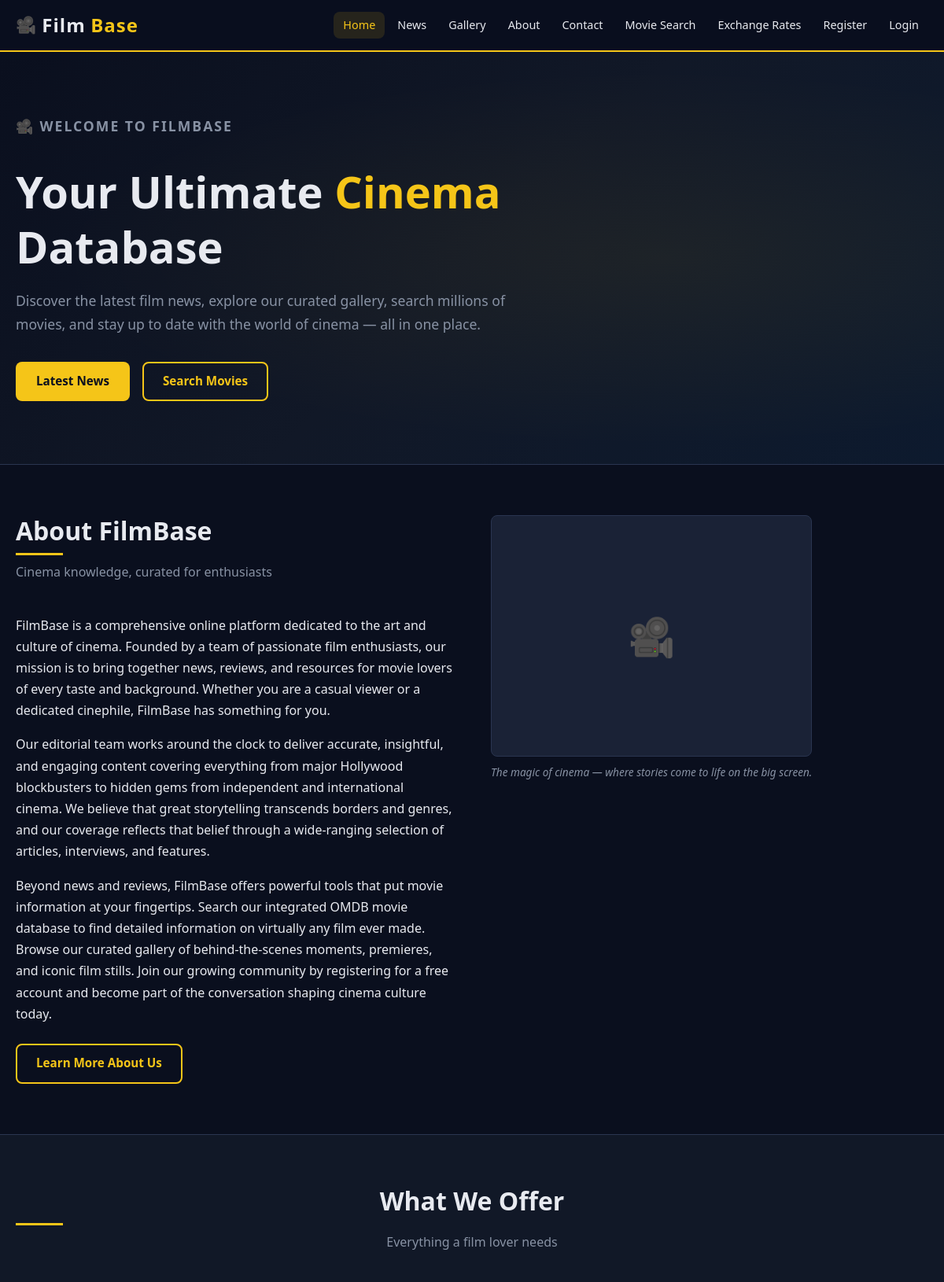
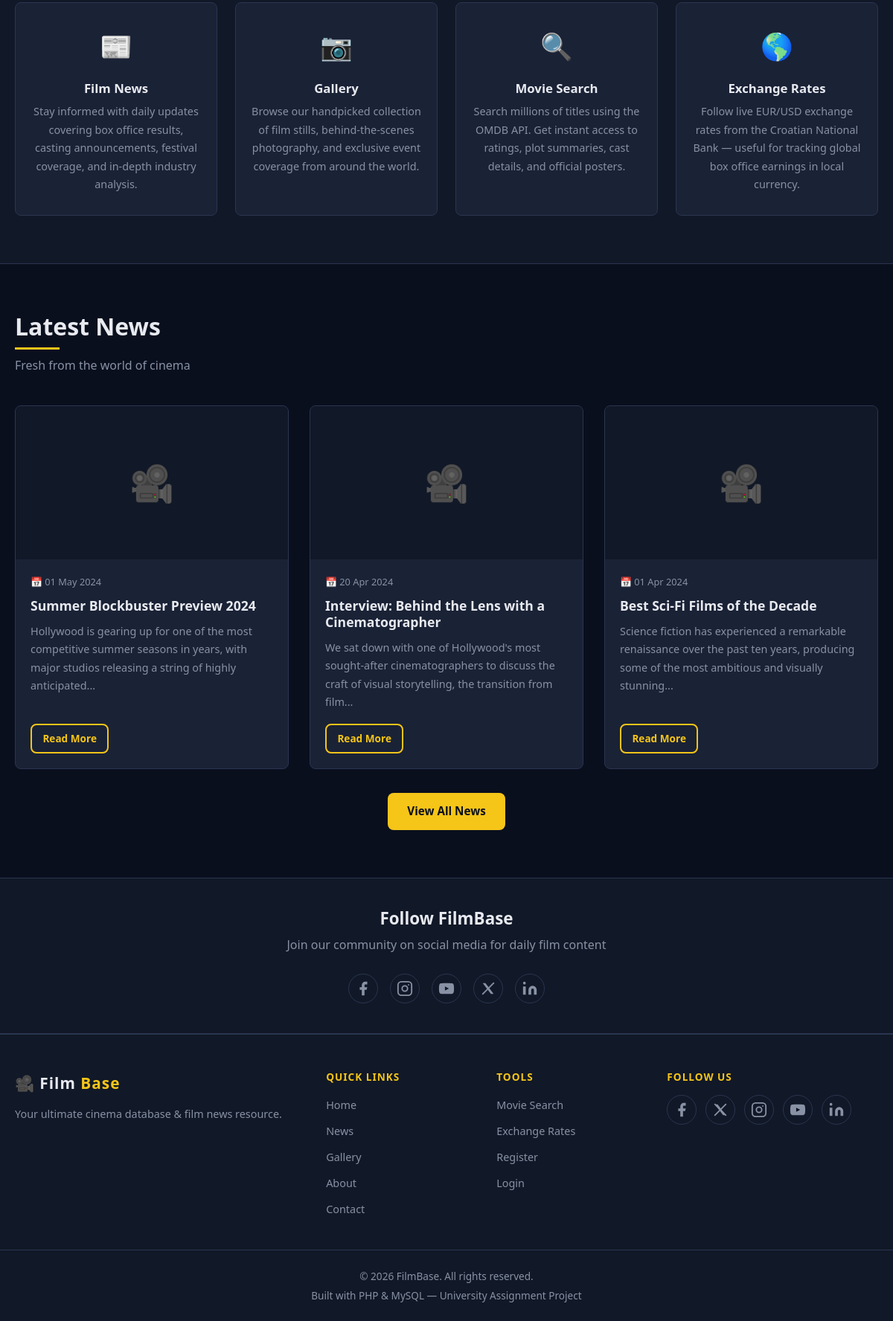
The page / on the database its author committed (2 pictures, top to bottom).
### tables this page shows
CREATE TABLE `news` (
  `id`         INT(11)      NOT NULL AUTO_INCREMENT,
  `user_id`    INT(11)      NOT NULL,
  `title`      VARCHAR(255) NOT NULL,
  `body`       TEXT         NOT NULL,
  `image`      VARCHAR(255) NOT NULL DEFAULT '',
  `created_at` DATETIME     NOT NULL DEFAULT CURRENT_TIMESTAMP,
  PRIMARY KEY (`id`),
  KEY `user_id` (`user_id`)
);

### includes/auth.php (called while the page is built, shortened)
<?php
function e(string $str): string {
    return htmlspecialchars($str, ENT_QUOTES, 'UTF-8');
}

### index.php (the view, shortened to what this page needs)
<?php
require_once __DIR__ . '/config/db.php';
require_once __DIR__ . '/includes/auth.php';
$news = [];
$result = $conn->query("SELECT id, title, body, image, created_at FROM news ORDER BY created_at DESC LIMIT 3");
if ($result) {
    while ($row = $result->fetch_assoc()) {
        $news[] = $row;
    }
}
require_once __DIR__ . '/includes/header.php';
?>
<section class="hero">
    <div class="container">
        <div class="hero-content">
            <p class="hero-eyebrow">&#127909; Welcome to FilmBase</p>
            <h1>Your Ultimate <span class="text-accent">Cinema</span> Database</h1>
            <p>Discover the latest film news, explore our curated gallery, search millions of movies, and stay up to date with the world of cinema — all in one place.</p>
            <div class="hero-actions">
                <a href="/filmbase/news.php"     class="btn btn-primary">Latest News</a>
                <a href="/filmbase/api-omdb.php" class="btn btn-outline">Search Movies</a>
            </div>
        </div>
    </div>
</section>
<section class="section">
    <div class="container">
        <div class="home-intro-grid">
            <div class="home-intro-text">
                <h2 class="section-title">About FilmBase</h2>
                <p class="section-subtitle">Cinema knowledge, curated for enthusiasts</p>
                <p>FilmBase is a comprehensive online platform dedicated to the art and culture of cinema. Founded by a team of passionate film enthusiasts, our mission is to bring together news, reviews, and resources for movie lovers of every taste and background. Whether you are a casual viewer or a dedicated cinephile, FilmBase has something for you.</p>
                <p>Our editorial team works around the clock to deliver accurate, insightful, and engaging content covering everything from major Hollywood blockbusters to hidden gems from independent and international cinema. We believe that great storytelling transcends borders and genres, and our coverage reflects that belief through a wide-ranging selection of articles, interviews, and features.</p>
                <p>Beyond news and reviews, FilmBase offers powerful tools that put movie information at your fingertips. Search our integrated OMDB movie database to find detailed information on virtually any film ever made. Browse our curated gallery of behind-the-scenes moments, premieres, and iconic film stills. Join our growing community by registering for a free account and become part of the conversation shaping cinema culture today.</p>
                <a href="/filmbase/about.php" class="btn btn-outline" style="margin-top:0.5rem">Learn More About Us</a>
            </div>
            <div class="home-intro-media">
                <figure>
                    <div class="card-img-placeholder" style="display:none; aspect-ratio:4/3; background:var(--bg-card); border:1px solid var(--border); border-radius:8px;">&#127909;</div>
                    <figcaption>The magic of cinema — where stories come to life on the big screen.</figcaption>
                </figure>
            </div>
        </div>
    </div>
</section>
<section class="section" style="background:var(--bg-secondary); border-top:1px solid var(--border); border-bottom:1px solid var(--border);">
    <div class="container">
        <h2 class="section-title text-center" style="display:block;">What We Offer</h2>
        <p class="section-subtitle text-center">Everything a film lover needs</p>
        <div class="features-grid">
            <div class="feature-card">
                <div class="feature-icon">&#128240;</div>
                <h3>Film News</h3>
                <p>Stay informed with daily updates covering box office results, casting announcements, festival coverage, and in-depth industry analysis.</p>
            </div>
            <div class="feature-card">
                <div class="feature-icon">&#128247;</div>
                <h3>Gallery</h3>
                <p>Browse our handpicked collection of film stills, behind-the-scenes photography, and exclusive event coverage from around the world.</p>
            </div>
            <div class="feature-card">
                <div class="feature-icon">&#128269;</div>
                <h3>Movie Search</h3>
                <p>Search millions of titles using the OMDB API. Get instant access to ratings, plot summaries, cast details, and official posters.</p>
            </div>
            <div class="feature-card">
                <div class="feature-icon">&#127758;</div>
                <h3>Exchange Rates</h3>
                <p>Follow live EUR/USD exchange rates from the Croatian National Bank — useful for tracking global box office earnings in local currency.</p>
            </div>
        </div>
    </div>
</section>
<section class="section">
    <div class="container">
        <h2 class="section-title">Latest News</h2>
        <p class="section-subtitle">Fresh from the world of cinema</p>
        <?php if (empty($news)): ?>
            <div class="alert alert-info">No news articles yet. Check back soon!</div>
        <?php else: ?>
            <div class="card-grid">
                <?php foreach ($news as $article): ?>
                    <article class="card">
                        <div class="card-img-wrap">
                            <?php if (!empty($article['image'])): ?>
                                <div class="card-img-placeholder" style="display:none;">&#127909;</div>
                            <?php else: ?>
                                <div class="card-img-placeholder">&#127909;</div>
                            <?php endif; ?>
                        </div>
                        <div class="card-body">
                            <p class="card-meta">
                                &#128197; <?php echo e(date('d M Y', strtotime($article['created_at']))); ?>
                            </p>
                            <h3 class="card-title">
                                <a href="/filmbase/news-single.php?id=<?php echo (int)$article['id']; ?>">
                                    <?php echo e($article['title']); ?>
                                </a>
                            </h3>
                            <p class="card-excerpt">
                                <?php echo e(mb_substr(strip_tags($article['body']), 0, 140)) . '...'; ?>
                            </p>
                            <div class="card-footer">
                                <a href="/filmbase/news-single.php?id=<?php echo (int)$article['id']; ?>" class="btn btn-outline btn-sm">Read More</a>
                            </div>
                        </div>
                    </article>
                <?php endforeach; ?>
            </div>
            <div class="text-center" style="margin-top:2rem;">
                <a href="/filmbase/news.php" class="btn btn-primary">View All News</a>
            </div>
        <?php endif; ?>
    </div>
</section>
<section class="section" style="background:var(--bg-secondary); border-top:1px solid var(--border); padding:2.5rem 0;">
    <div class="container text-center">
        <h2 style="font-size:1.4rem; margin-bottom:0.5rem;">Follow FilmBase</h2>
        <p style="color:var(--text-muted); margin-bottom:1.5rem;">Join our community on social media for daily film content</p>
        <div class="social-icons" style="justify-content:center; gap:1rem;">
            <a href="#" class="social-icon" aria-label="Facebook"  target="_blank" rel="noopener">
                <svg xmlns="http://www.w3.org/2000/svg" width="22" height="22" viewBox="0 0 24 24" fill="currentColor"><path d="M18 2h-3a5 5 0 0 0-5 5v3H7v4h3v8h4v-8h3l1-4h-4V7a1 1 0 0 1 1-1h3z"/></svg>
            </a>
            <a href="#" class="social-icon" aria-label="Instagram" target="_blank" rel="noopener">
            </a>
            <a href="#" class="social-icon" aria-label="YouTube"   target="_blank" rel="noopener">
            </a>
            <a href="#" class="social-icon" aria-label="Twitter/X" target="_blank" rel="noopener">
                <svg xmlns="http://www.w3.org/2000/svg" width="22" height="22" viewBox="0 0 24 24" fill="currentColor"><path d="M4 4h4l12 16h-4z"/><path d="M4 20 20 4" stroke="currentColor" stroke-width="2" stroke-linecap="round" fill="none"/></svg>
            </a>
            <a href="#" class="social-icon" aria-label="LinkedIn"  target="_blank" rel="noopener">
                <svg xmlns="http://www.w3.org/2000/svg" width="22" height="22" viewBox="0 0 24 24" fill="currentColor"><path d="M16 8a6 6 0 0 1 6 6v7h-4v-7a2 2 0 0 0-2-2 2 2 0 0 0-2 2v7h-4v-7a6 6 0 0 1 6-6z"/><rect x="2" y="9" width="4" height="12"/><circle cx="4" cy="4" r="2"/></svg>
            </a>
        </div>
    </div>
</section>
<?php require_once __DIR__ . '/includes/footer.php'; ?>

### assets/css/style.css (style rules this page uses)
*, *::before, *::after { box-sizing: border-box; margin: 0; padding: 0; }
:root { --bg-primary: #0a0f1e; --bg-secondary: #111827; --bg-card: #1a2236; --bg-input: #0d1426; --accent: #f5c518; --accent-dark: #c9a200; --text-primary: #e8eaf0; --text-muted: #8892a4; --text-dark: #0a0f1e; --border: #2a3550; --danger: #e74c3c; --success: #2ecc71; --radius: 8px; --shadow: 0 4px 20px rgba(0,0,0,0.5); --transition: 0.25s ease; --max-width: 1200px; }
html { scroll-behavior: smooth; }
body { font-family: 'Segoe UI', system-ui, -apple-system, sans-serif; background-color: var(--bg-primary); color: var(--text-primary); line-height: 1.7; font-size: 16px; min-height: 100vh; display: flex; flex-direction: column; }
a { color: var(--accent); text-decoration: none; transition: color var(--transition); }
h1, h2, h3, h4, h5 { line-height: 1.25; color: var(--text-primary); font-weight: 700; }
p { margin-bottom: 1rem; color: var(--text-primary); }
.container { max-width: var(--max-width); margin: 0 auto; padding: 0 1.25rem; }
.section { padding: 4rem 0; }
.text-accent { color: var(--accent); }
.text-center { text-align: center; }
.btn { display: inline-block; padding: 0.65rem 1.5rem; border-radius: var(--radius); font-size: 0.95rem; font-weight: 600; cursor: pointer; border: 2px solid transparent; transition: background var(--transition), color var(--transition), border-color var(--transition); text-align: center; }
.btn-primary { background: var(--accent); color: var(--text-dark); }
.btn-outline { background: transparent; border-color: var(--accent); color: var(--accent); }
.btn-sm { padding: 0.4rem 0.9rem; font-size: 0.85rem; }
.section-title { font-size: 2rem; margin-bottom: 0.5rem; position: relative; display: inline-block; }
.section-title::after { content: ''; display: block; width: 60px; height: 3px; background: var(--accent); margin-top: 0.5rem; }
.section-subtitle { color: var(--text-muted); margin-bottom: 2.5rem; }
.social-icons { display: flex; gap: 0.75rem; flex-wrap: wrap; }
.social-icon { color: var(--text-muted); width: 40px; height: 40px; border: 1px solid var(--border); border-radius: 50%; display: flex; align-items: center; justify-content: center; transition: border-color var(--transition), color var(--transition), background var(--transition); }
.hero { background: linear-gradient(135deg, #0a0f1e 0%, #111827 50%, #0d1a2e 100%); border-bottom: 1px solid var(--border); padding: 5rem 0; position: relative; overflow: hidden; }
.hero::before { content: ''; position: absolute; inset: 0; background: radial-gradient(ellipse at 70% 50%, rgba(245,197,24,0.06) 0%, transparent 65%); }
.hero-content { position: relative; max-width: 680px; }
.hero-eyebrow { color: var(--accent); font-size: 0.85rem; font-weight: 700; text-transform: uppercase; letter-spacing: 2px; margin-bottom: 1rem; }
.hero h1 { font-size: clamp(2rem, 5vw, 3.5rem); margin-bottom: 1.25rem; }
.hero p { font-size: 1.1rem; color: var(--text-muted); margin-bottom: 2rem; }
.hero-actions { display: flex; gap: 1rem; flex-wrap: wrap; }
.card-grid { display: grid; grid-template-columns: repeat(auto-fill, minmax(300px, 1fr)); gap: 1.75rem; }
.card { background: var(--bg-card); border: 1px solid var(--border); border-radius: var(--radius); overflow: hidden; transition: transform var(--transition), box-shadow var(--transition); display: flex; flex-direction: column; }
.card-img-wrap { aspect-ratio: 16/9; overflow: hidden; background: var(--bg-secondary); }
.card-img-placeholder { width: 100%; height: 100%; display: flex; align-items: center; justify-content: center; font-size: 3rem; color: var(--border); }
.card-body { padding: 1.25rem; flex: 1; display: flex; flex-direction: column; }
.card-meta { font-size: 0.8rem; color: var(--text-muted); margin-bottom: 0.6rem; }
.card-title { font-size: 1.1rem; margin-bottom: 0.75rem; }
.card-title a { color: var(--text-primary); }
.card-excerpt { color: var(--text-muted); font-size: 0.9rem; flex: 1; margin-bottom: 1rem; }
.card-footer { margin-top: auto; }
figure { display: inline-block; text-align: center; }
figcaption { font-size: 0.85rem; color: var(--text-muted); margin-top: 0.5rem; font-style: italic; }

### rows shown on the page
news: created_at "01 May 2024", title "Summer Blockbuster Preview 2024", body "Hollywood is gearing up for one of the most competitive summer seasons in years, with major studios releasing a string of highly anticipated"
news: created_at "20 Apr 2024", title "Interview: Behind the Lens with a Cinematographer", body "We sat down with one of Hollywood's most sought-after cinematographers to discuss the craft of visual storytelling, the transition from film"
news: created_at "01 Apr 2024", title "Best Sci-Fi Films of the Decade", body "Science fiction has experienced a remarkable renaissance over the past ten years, producing some of the most ambitious and visually stunning"
